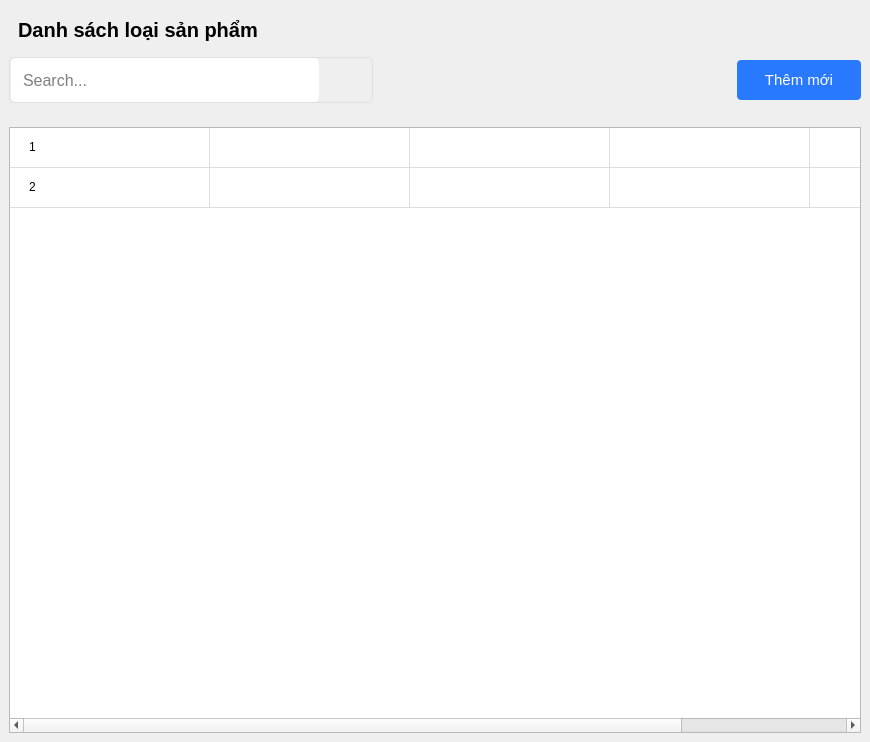
<?xml version="1.0" encoding="UTF-8"?>
<ui version="4.0">
 <class>Form</class>
 <widget class="QWidget" name="Form">
  <property name="geometry">
   <rect>
    <x>0</x>
    <y>0</y>
    <width>870</width>
    <height>742</height>
   </rect>
  </property>
  <property name="windowTitle">
   <string>Form</string>
  </property>
  <property name="styleSheet">
   <string notr="true">#btn_add_category{
		width:  100px;
		background: #2979ff;
		color: #fff;
}

#btn_add_category:hover{
	background: #1a73e8;
}

#btn_add_category QLabel{
	padding-left: 10px;
}

QTableWidget QHeaderView::section {
  	height: 48px;
	font-weight: 600;
	text-align: left;
	font-size: 14px;
	border-bottom: 1px solid #e0e1ef;
    border-right: 1px solid #e0e1ef;
	font-weight: 600;
    background: #fff;
	padding: 0 16px;
}
#tableUserContainer{
	border: none;
	border-radius:  4px;
}

QTableWidget::item {
   	padding: 0 16px;
	vertical-align: middle;
	height: 50px;
    border-bottom: 1px solid #ddd;	
	border-right: 1px solid #ddd;
}

#stackedWidget{
	background: #fff;
}

#userDialogForm QLabel{
	color: #000;
	font-size: 16px;
	font-weight: 400;
}

#userDialogForm  QLineEdit{
	border: 1px solid #e0e5e9;
	background: transparent;
	font-size: 16px;
	line-height: 1.2;
	min-height:34px;
	height: 34px;
	border-radius: 5px;
	padding: 5px 10px;
	min-width: 200px;
}

QLineEdit{
	border: 1px solid #e0e5e9;
	font-size: 16px;
	line-height: 1.2;
	min-height:34px;
	height: 34px;
	border-radius: 5px;
	padding: 5px 10px;
	min-width: 200px;
}

#centralwidget QLineEdit:focus {
	border-color: #5500ff;
}

#btnCancelUser{
	background: #ebebeb;
	outline: none;
	border: 1px solid #e0e0e0;
	min-height: 36px;
    min-width: 80px;
	border-radius: 4px;
	padding: 2px 12px;
}

#btnCancelUser:hover{
	background: #f4f5f8;
}

#btnUser{
	min-height: 36px;
	border-radius: 4px;
	color: #fff;
    background: #2979ff;
	border: 1px;
	font-size: 14px;
	padding: 2px 12px;
    min-width: 80px;
}

QPushButton{
	min-height: 36px;
	font-size: 14px;
	padding: 2px 12px;
}

#btnUser:hover{
	    background: #0062cc;
}

#footerUserContainer{
	 background-color: #fbfbfe;
	padding: 12px 24px;
	border-top: 1px solid #e0e0e0;
}

#backBtn{
	margin-left: 10px;
	margin-right: 10px;
	background: transparent;
}

#dialogTitleUser{
	font-size: 20px;
	font-weight: bold;
}

#popupHeader{
	height: 60px;
	min-height: 24px;
}

#widget_12, #widget_11, #widget_10, #widget_7{
		border-bottom: 1px solid #e0e0e0;
}	

#userDialogForm{
		border-radius: 4px;
		border: 1px solid #e0e0e0;
}



#userDialogFormSubContainer{
	background: #e9e9e9;
	border-radius: 4px;
}
 #formInput_4 QLabel {
	margin-top: 10px;
}
QHBoxLayout QLabel{
	background: red;
}

#labelName, #labelUserName, #labelPassword, #labelConfirm{
	margin-top:30px;
}

QPushButton{
	min-width: 80px;
	min-height: 36px;
	border-radius: 4px;
	font-size: 15px;
}

#error_name, #error_password, #error_username, #error_confirm{
	padding-top: 8px;
	padding-bottom: 8px;
}

#addUserBtn{
		width:  100px;
		background: #2979ff;
		color: #fff;
}

#addUserBtn:hover{
	background: #1a73e8;
}

#addUserBtn QLabel{
	padding-left: 10px;
}

#search_btn_2{
	border: none;
}

#searchBoxContainer QLineEdit, #searchBoxContainer_2 QLineEdit{
	border: none;
}

#searchBoxContainer{
	border: 1px solid #e0e0e0;
    border-radius: 3.5px;	
	min-height: 36px;
}

#searchBoxContainer_2{
	border: 1px solid #e0e0e0;
    border-radius: 3.5px;
	min-height: 36px;
}

#headerAdmin{
	background: #fff;
}

#change_btn{
	max-width: 20px !important;
}

#change_btn:hover{
	background: #ddd;
}

#change_btn, #search_btn_5,  #search_btn_2, #back_btn_user{
	min-width: 30px;
}

#search_input_5{
	padding: 0;
	padding-left: 10px
}

#customers_btn_2, #products_btn_2, #orders_btn_2, #dashboard_btn_2,#home_btn_2,#user_btn_2{
	text-align: left;
}

</string>
  </property>
  <layout class="QVBoxLayout" name="verticalLayout">
   <property name="spacing">
    <number>0</number>
   </property>
   <property name="leftMargin">
    <number>0</number>
   </property>
   <property name="topMargin">
    <number>0</number>
   </property>
   <property name="rightMargin">
    <number>0</number>
   </property>
   <property name="bottomMargin">
    <number>0</number>
   </property>
   <item>
    <layout class="QGridLayout" name="gridLayout_8">
     <property name="leftMargin">
      <number>0</number>
     </property>
     <property name="topMargin">
      <number>0</number>
     </property>
     <property name="rightMargin">
      <number>0</number>
     </property>
     <property name="bottomMargin">
      <number>0</number>
     </property>
     <property name="spacing">
      <number>0</number>
     </property>
     <item row="0" column="0">
      <widget class="QWidget" name="userContainer" native="true">
       <layout class="QGridLayout" name="gridLayout_10">
        <property name="leftMargin">
         <number>0</number>
        </property>
        <property name="topMargin">
         <number>0</number>
        </property>
        <property name="rightMargin">
         <number>0</number>
        </property>
        <property name="bottomMargin">
         <number>0</number>
        </property>
        <item row="0" column="0">
         <widget class="QWidget" name="titleContainer" native="true">
          <property name="minimumSize">
           <size>
            <width>0</width>
            <height>0</height>
           </size>
          </property>
          <layout class="QGridLayout" name="gridLayout_12">
           <item row="0" column="0">
            <widget class="QWidget" name="widget_4" native="true">
             <layout class="QVBoxLayout" name="verticalLayout_6">
              <item>
               <widget class="QLabel" name="label">
                <property name="font">
                 <font>
                  <pointsize>15</pointsize>
                  <bold>true</bold>
                 </font>
                </property>
                <property name="text">
                 <string>Danh sách loại sản phẩm</string>
                </property>
               </widget>
              </item>
             </layout>
            </widget>
           </item>
           <item row="1" column="0">
            <widget class="QWidget" name="widget_2" native="true">
             <layout class="QHBoxLayout" name="horizontalLayout_6">
              <property name="spacing">
               <number>0</number>
              </property>
              <property name="leftMargin">
               <number>0</number>
              </property>
              <property name="topMargin">
               <number>0</number>
              </property>
              <property name="rightMargin">
               <number>0</number>
              </property>
              <property name="bottomMargin">
               <number>0</number>
              </property>
              <item>
               <widget class="QWidget" name="searchBoxContainer" native="true">
                <layout class="QHBoxLayout" name="horizontalLayout_5">
                 <property name="spacing">
                  <number>0</number>
                 </property>
                 <property name="leftMargin">
                  <number>0</number>
                 </property>
                 <property name="topMargin">
                  <number>1</number>
                 </property>
                 <property name="rightMargin">
                  <number>0</number>
                 </property>
                 <property name="bottomMargin">
                  <number>1</number>
                 </property>
                 <item>
                  <layout class="QHBoxLayout" name="searchBox">
                   <property name="spacing">
                    <number>0</number>
                   </property>
                   <property name="leftMargin">
                    <number>2</number>
                   </property>
                   <item>
                    <widget class="QLineEdit" name="search_input_2">
                     <property name="minimumSize">
                      <size>
                       <width>220</width>
                       <height>44</height>
                      </size>
                     </property>
                     <property name="placeholderText">
                      <string>Search...</string>
                     </property>
                    </widget>
                   </item>
                   <item>
                    <widget class="QPushButton" name="search_btn_2">
                     <property name="sizePolicy">
                      <sizepolicy hsizetype="Preferred" vsizetype="Preferred">
                       <horstretch>0</horstretch>
                       <verstretch>0</verstretch>
                      </sizepolicy>
                     </property>
                     <property name="minimumSize">
                      <size>
                       <width>54</width>
                       <height>40</height>
                      </size>
                     </property>
                     <property name="maximumSize">
                      <size>
                       <width>40</width>
                       <height>16777215</height>
                      </size>
                     </property>
                     <property name="cursor">
                      <cursorShape>PointingHandCursor</cursorShape>
                     </property>
                     <property name="text">
                      <string/>
                     </property>
                     <property name="icon">
                      <iconset resource="../resource.qrc">
                       <normaloff>:/icon/resources/icon/search-13-48.ico</normaloff>:/icon/resources/icon/search-13-48.ico</iconset>
                     </property>
                    </widget>
                   </item>
                  </layout>
                 </item>
                </layout>
               </widget>
              </item>
              <item>
               <spacer name="horizontalSpacer_3">
                <property name="orientation">
                 <enum>Qt::Horizontal</enum>
                </property>
                <property name="sizeHint" stdset="0">
                 <size>
                  <width>308</width>
                  <height>20</height>
                 </size>
                </property>
               </spacer>
              </item>
              <item>
               <widget class="QWidget" name="widget_5" native="true">
                <property name="minimumSize">
                 <size>
                  <width>100</width>
                  <height>0</height>
                 </size>
                </property>
                <layout class="QVBoxLayout" name="verticalLayout_12">
                 <property name="spacing">
                  <number>0</number>
                 </property>
                 <property name="leftMargin">
                  <number>0</number>
                 </property>
                 <property name="topMargin">
                  <number>0</number>
                 </property>
                 <property name="rightMargin">
                  <number>0</number>
                 </property>
                 <property name="bottomMargin">
                  <number>0</number>
                 </property>
                 <item>
                  <widget class="QPushButton" name="btn_add_category">
                   <property name="minimumSize">
                    <size>
                     <width>124</width>
                     <height>40</height>
                    </size>
                   </property>
                   <property name="cursor">
                    <cursorShape>PointingHandCursor</cursorShape>
                   </property>
                   <property name="text">
                    <string>Thêm mới</string>
                   </property>
                   <property name="icon">
                    <iconset resource="../resource.qrc">
                     <normaloff>:/icon/resources/icon/plus-solid.svg</normaloff>:/icon/resources/icon/plus-solid.svg</iconset>
                   </property>
                   <property name="autoRepeatInterval">
                    <number>100</number>
                   </property>
                  </widget>
                 </item>
                </layout>
               </widget>
              </item>
             </layout>
            </widget>
           </item>
          </layout>
         </widget>
        </item>
        <item row="1" column="0">
         <widget class="QWidget" name="tableContainer" native="true">
          <property name="sizePolicy">
           <sizepolicy hsizetype="Preferred" vsizetype="Preferred">
            <horstretch>0</horstretch>
            <verstretch>0</verstretch>
           </sizepolicy>
          </property>
          <layout class="QGridLayout" name="gridLayout_11">
           <item row="0" column="0">
            <widget class="QFrame" name="tableUserContainer">
             <property name="frameShape">
              <enum>QFrame::StyledPanel</enum>
             </property>
             <property name="frameShadow">
              <enum>QFrame::Raised</enum>
             </property>
             <layout class="QGridLayout" name="gridLayout_9">
              <property name="leftMargin">
               <number>0</number>
              </property>
              <property name="topMargin">
               <number>0</number>
              </property>
              <property name="rightMargin">
               <number>0</number>
              </property>
              <property name="bottomMargin">
               <number>0</number>
              </property>
              <property name="spacing">
               <number>0</number>
              </property>
              <item row="0" column="0">
               <widget class="QTableWidget" name="table_category">
                <property name="enabled">
                 <bool>true</bool>
                </property>
                <property name="cursor" stdset="0">
                 <cursorShape>PointingHandCursor</cursorShape>
                </property>
                <property name="focusPolicy">
                 <enum>Qt::NoFocus</enum>
                </property>
                <property name="acceptDrops">
                 <bool>false</bool>
                </property>
                <property name="frameShape">
                 <enum>QFrame::StyledPanel</enum>
                </property>
                <property name="frameShadow">
                 <enum>QFrame::Sunken</enum>
                </property>
                <property name="showDropIndicator" stdset="0">
                 <bool>true</bool>
                </property>
                <property name="dragEnabled">
                 <bool>false</bool>
                </property>
                <property name="alternatingRowColors">
                 <bool>false</bool>
                </property>
                <property name="selectionMode">
                 <enum>QAbstractItemView::SingleSelection</enum>
                </property>
                <property name="selectionBehavior">
                 <enum>QAbstractItemView::SelectRows</enum>
                </property>
                <property name="iconSize">
                 <size>
                  <width>0</width>
                  <height>0</height>
                 </size>
                </property>
                <property name="textElideMode">
                 <enum>Qt::ElideRight</enum>
                </property>
                <property name="verticalScrollMode">
                 <enum>QAbstractItemView::ScrollPerItem</enum>
                </property>
                <property name="showGrid">
                 <bool>false</bool>
                </property>
                <property name="gridStyle">
                 <enum>Qt::NoPen</enum>
                </property>
                <property name="sortingEnabled">
                 <bool>false</bool>
                </property>
                <property name="rowCount">
                 <number>2</number>
                </property>
                <property name="columnCount">
                 <number>5</number>
                </property>
                <attribute name="horizontalHeaderVisible">
                 <bool>false</bool>
                </attribute>
                <attribute name="horizontalHeaderCascadingSectionResizes">
                 <bool>false</bool>
                </attribute>
                <attribute name="horizontalHeaderMinimumSectionSize">
                 <number>57</number>
                </attribute>
                <attribute name="horizontalHeaderDefaultSectionSize">
                 <number>200</number>
                </attribute>
                <attribute name="horizontalHeaderHighlightSections">
                 <bool>true</bool>
                </attribute>
                <attribute name="horizontalHeaderShowSortIndicator" stdset="0">
                 <bool>false</bool>
                </attribute>
                <attribute name="horizontalHeaderStretchLastSection">
                 <bool>true</bool>
                </attribute>
                <attribute name="verticalHeaderVisible">
                 <bool>false</bool>
                </attribute>
                <attribute name="verticalHeaderCascadingSectionResizes">
                 <bool>false</bool>
                </attribute>
                <attribute name="verticalHeaderMinimumSectionSize">
                 <number>21</number>
                </attribute>
                <attribute name="verticalHeaderDefaultSectionSize">
                 <number>40</number>
                </attribute>
                <attribute name="verticalHeaderHighlightSections">
                 <bool>true</bool>
                </attribute>
                <row/>
                <row/>
                <column>
                 <property name="text">
                  <string>#</string>
                 </property>
                 <property name="font">
                  <font>
                   <bold>true</bold>
                  </font>
                 </property>
                 <property name="textAlignment">
                  <set>AlignLeading|AlignVCenter</set>
                 </property>
                </column>
                <column>
                 <property name="text">
                  <string>ID</string>
                 </property>
                 <property name="textAlignment">
                  <set>AlignLeading|AlignVCenter</set>
                 </property>
                </column>
                <column>
                 <property name="text">
                  <string>Tài khoản</string>
                 </property>
                 <property name="textAlignment">
                  <set>AlignLeading|AlignVCenter</set>
                 </property>
                </column>
                <column>
                 <property name="text">
                  <string>Họ và tên</string>
                 </property>
                 <property name="textAlignment">
                  <set>AlignLeading|AlignVCenter</set>
                 </property>
                </column>
                <column>
                 <property name="text">
                  <string>Thao tác</string>
                 </property>
                 <property name="textAlignment">
                  <set>AlignLeading|AlignVCenter</set>
                 </property>
                </column>
                <item row="0" column="0">
                 <property name="text">
                  <string>1</string>
                 </property>
                </item>
                <item row="1" column="0">
                 <property name="text">
                  <string>2</string>
                 </property>
                </item>
               </widget>
              </item>
             </layout>
            </widget>
           </item>
          </layout>
         </widget>
        </item>
       </layout>
      </widget>
     </item>
    </layout>
   </item>
  </layout>
 </widget>
 <resources>
  <include location="../resource.qrc"/>
 </resources>
 <connections/>
</ui>
